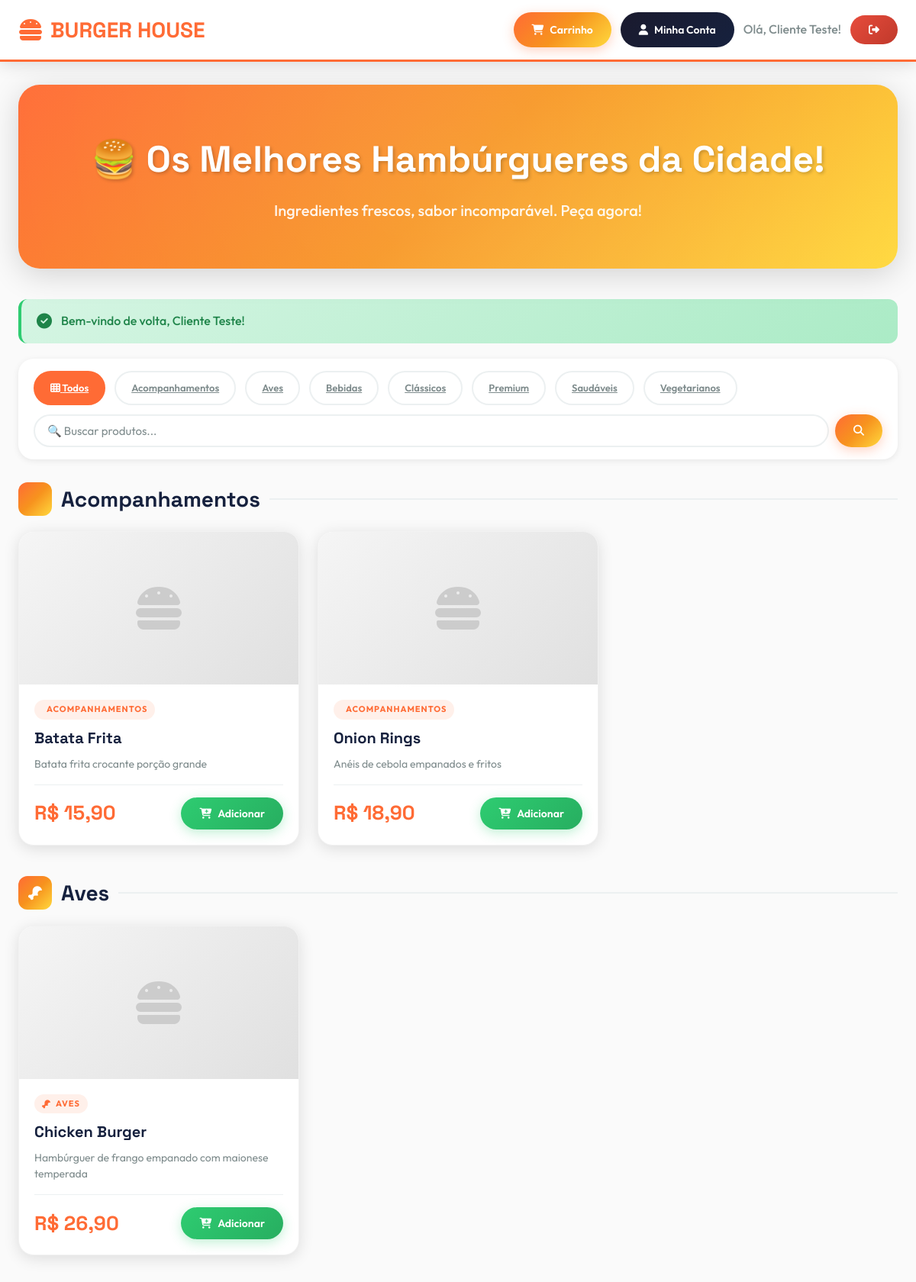
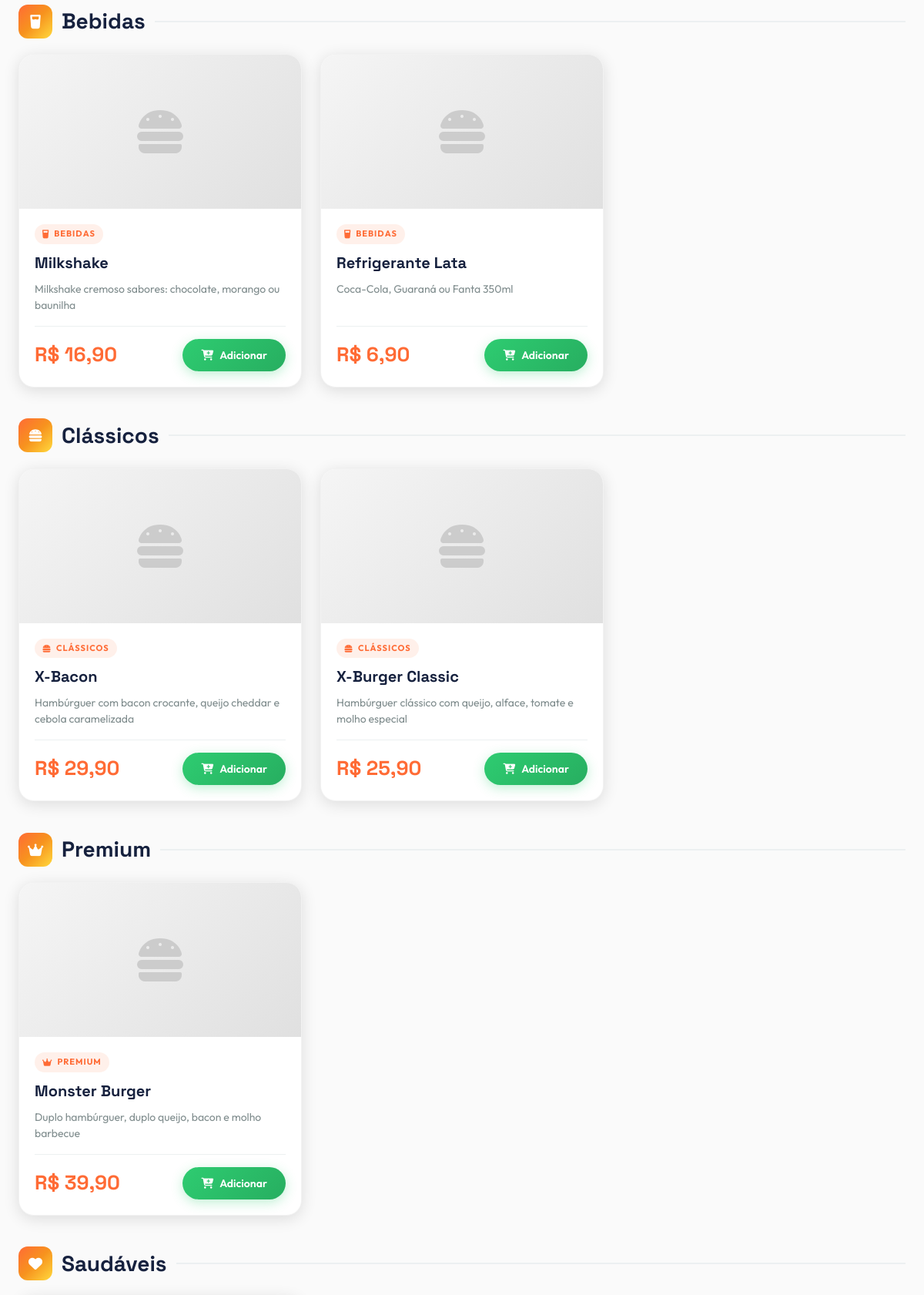
/index.php (signed in, upper part), run on the app's committed database (2 pictures, top to bottom).
### tables this page shows
CREATE TABLE produtos (
    id INT PRIMARY KEY AUTO_INCREMENT,
    nome VARCHAR(100) NOT NULL,
    descricao TEXT,
    preco DECIMAL(10,2) NOT NULL,
    categoria VARCHAR(50),
    imagem VARCHAR(255),
    disponivel TINYINT(1) DEFAULT 1,
    criado_em TIMESTAMP DEFAULT CURRENT_TIMESTAMP,
    INDEX idx_categoria (categoria),
    INDEX idx_disponivel (disponivel)
);

### index.php (the view, shortened to what this page needs)
<?php
include "config.php";
$categoria = $_GET['categoria'] ?? '';
$busca = $_GET['busca'] ?? '';
$where = ["disponivel = 1"];
$sql = "SELECT * FROM produtos WHERE " . implode(" AND ", $where) . " ORDER BY categoria, nome";
$stmt = $conn->prepare($sql);
$stmt->execute();
$produtos = $stmt->get_result()->fetch_all(MYSQLI_ASSOC);
$produtos_por_categoria = [];
foreach ($produtos as $p) {
    $cat = $p['categoria'] ?: 'Outros';
    $produtos_por_categoria[$cat][] = $p;
}
$categorias = $conn->query("SELECT DISTINCT categoria FROM produtos WHERE disponivel=1 AND categoria IS NOT NULL AND categoria!='' ORDER BY categoria")->fetch_all(MYSQLI_ASSOC);
$msg = $_SESSION['sucesso'] ?? $_SESSION['erro'] ?? '';
$msg_tipo = isset($_SESSION['sucesso']) ? 'success' : 'error';
?>
<!DOCTYPE html>
<html lang="pt-BR">
<head>
    <link rel="stylesheet" href="https://cdnjs.cloudflare.com/ajax/libs/font-awesome/6.4.0/css/all.min.css">
    <link rel="stylesheet" href="style.css">
</head>
<body>
    <div class="header">
        <div class="header-container">
            <a href="index.php" class="logo"><i class="fas fa-hamburger"></i> BURGER HOUSE</a>
            <div class="nav-buttons">
                <?php if (isset($_SESSION['usuario'])): ?>
                    <?php if ($_SESSION['tipo'] == 'cliente'): ?>
                        <a href="carrinho.php" class="btn btn-primary carrinho-badge">
                            <i class="fas fa-shopping-cart"></i> Carrinho
                        </a>
                        <a href="painel_cliente.php" class="btn btn-secondary"><i class="fas fa-user"></i> Minha Conta</a>
                    <?php else: ?>
                        <a href="painel_dono.php" class="btn btn-success"><i class="fas fa-tachometer-alt"></i> Painel Admin</a>
                    <?php endif; ?>
                    <span style="color: var(--gray);">Olá, <?= htmlspecialchars($_SESSION['usuario']) ?>!</span>
                    <a href="logout.php" class="btn btn-danger"><i class="fas fa-sign-out-alt"></i></a>
                <?php else: ?>
                    <a href="login.php" class="btn btn-primary"><i class="fas fa-sign-in-alt"></i> Entrar</a>
                    <a href="cadastro.php" class="btn btn-success"><i class="fas fa-user-plus"></i> Cadastrar</a>
                <?php endif; ?>
            </div>
        </div>
    </div>
    <div class="container">
        <div class="hero">
            <h1>🍔 Os Melhores Hambúrgueres da Cidade!</h1>
            <p>Ingredientes frescos, sabor incomparável. Peça agora!</p>
        </div>
        <?php if ($msg): ?>
            <div class="alert alert-<?= $msg_tipo ?>">
                <i class="fas fa-<?= $msg_tipo == 'success' ? 'check' : 'exclamation' ?>-circle"></i> <?= $msg ?>
            </div>
        <?php endif; ?>
        <div class="filters-bar">
            <a href="index.php" class="filter-btn <?= !$categoria ? 'active' : '' ?>">
                <i class="fas fa-th"></i> Todos
            </a>
            <?php foreach ($categorias as $cat): ?>
                <a href="?categoria=<?= urlencode($cat['categoria']) ?>"
                   class="filter-btn <?= $categoria == $cat['categoria'] ? 'active' : '' ?>">
                    <?= htmlspecialchars($cat['categoria']) ?>
                </a>
            <?php endforeach; ?>
            <form method="GET" style="display: flex; gap: 8px; flex: 1; min-width: 250px;">
                <input type="text" name="busca" class="search-input"
                       placeholder="🔍 Buscar produtos..."
                       value="<?= htmlspecialchars($busca) ?>">
                <button type="submit" class="btn btn-primary"><i class="fas fa-search"></i></button>
            </form>
        </div>
        <?php if (empty($produtos)): ?>
            <div class="card empty">
                <i class="fas fa-search"></i>
                <h2>Nenhum produto encontrado</h2>
                <p>Tente buscar por outro termo ou categoria</p>
                <br>
                <a href="index.php" class="btn btn-primary"><i class="fas fa-sync"></i> Ver Todos</a>
            </div>
        <?php else: ?>
            <?php foreach ($produtos_por_categoria as $cat => $prods): ?>
                <div class="categoria-section">
                    <div class="categoria-title">
                        <span class="categoria-icon">
                            <?php
                            $icons = [
                                'Clássicos' => 'hamburger',
                                'Premium' => 'crown',
                                'Aves' => 'drumstick-bite',
                                'Vegetarianos' => 'leaf',
                                'Acompanhamentos' => 'french-fries',
                                'Bebidas' => 'glass-water',
                                'Sobremesas' => 'ice-cream',
                                'Saudáveis' => 'heart',
                            ];
                            $icon = $icons[$cat] ?? 'utensils';
                            ?>
                            <i class="fas fa-<?= $icon ?>"></i>
                        </span>
                        <?= htmlspecialchars($cat) ?>
                    </div>
                    <div class="produtos-grid">
                        <?php foreach ($prods as $p): ?>
                            <div class="produto-card">
                                <div style="position: relative; overflow: hidden;">
                                    <?php if ($p['imagem'] && file_exists($p['imagem'])): ?>
                                        <img src="<?= htmlspecialchars($p['imagem']) ?>"
                                             alt="<?= htmlspecialchars($p['nome']) ?>"
                                             class="produto-imagem">
                                    <?php else: ?>
                                        <div class="produto-imagem" style="display:flex;align-items:center;justify-content:center;background:linear-gradient(135deg,#f5f5f5,#e0e0e0);">
                                            <i class="fas fa-hamburger" style="font-size:64px;color:#ccc;"></i>
                                        </div>
                                    <?php endif; ?>
                                </div>
                                <div class="produto-info">
                                    <span class="produto-categoria">
                                        <i class="fas fa-<?= $icon ?>"></i> <?= htmlspecialchars($p['categoria']) ?>
                                    </span>
                                    <div class="produto-nome"><?= htmlspecialchars($p['nome']) ?></div>
                                    <div class="produto-descricao"><?= htmlspecialchars($p['descricao']) ?></div>
                                    <div class="produto-footer">
                                        <div class="produto-preco">R$ <?= number_format($p['preco'], 2, ',', '.') ?></div>
                                        <?php if (isset($_SESSION['usuario']) && $_SESSION['tipo'] == 'cliente'): ?>
                                            <button type="button"
                                                    class="btn btn-success add-btn"
                                                    onclick="adicionarCarrinho(<?= $p['id'] ?>, this)"
                                                    data-id="<?= $p['id'] ?>">
                                                <i class="fas fa-cart-plus"></i> Adicionar
                                            </button>
                                        <?php else: ?>
                                            <a href="login.php" class="btn btn-primary">
                                                <i class="fas fa-sign-in-alt"></i> Entrar
                                            </a>
                                        <?php endif; ?>
                                    </div>
                                </div>
                            </div>
                        <?php endforeach; ?>
                    </div>
                </div>
            <?php endforeach; ?>
        <?php endif; ?>
    </div>
</body>
</html>

### index.php (style rules this page uses)
.categoria-section { margin-bottom: 40px; }
.categoria-title { font-family: 'Space Grotesk', sans-serif; font-size: 28px; font-weight: 700; color: var(--dark); margin-bottom: 20px; display: flex; align-items: center; gap: 12px; }
.categoria-title::after { content: ''; flex: 1; height: 2px; background: var(--light-gray); }
.categoria-icon { width: 44px; height: 44px; background: var(--gradient-fire); border-radius: 12px; display: flex; align-items: center; justify-content: center; color: white; font-size: 18px; }
.filters-bar { background: var(--white); padding: 16px 20px; border-radius: var(--radius-lg); margin-bottom: 30px; box-shadow: var(--shadow-sm); display: flex; gap: 12px; flex-wrap: wrap; align-items: center; }
.filter-btn { padding: 10px 20px; border: 2px solid var(--light-gray); background: var(--white); border-radius: var(--radius-full); cursor: pointer; font-family: 'Outfit', sans-serif; font-weight: 600; font-size: 13px; color: var(--gray); transition: var(--transition); }
.filter-btn:hover, .filter-btn.active { border-color: var(--primary); background: var(--primary); color: white; }
.search-input { flex: 1; min-width: 200px; padding: 10px 16px; border: 2px solid var(--light-gray); border-radius: var(--radius-full); font-family: 'Outfit', sans-serif; }
.produto-card .add-btn { position: relative; overflow: hidden; }

### data on the page
produtos: categoria "ACOMPANHAMENTOS", nome "Batata Frita", descricao "Batata frita crocante porção grande", preco "15,90"
produtos: categoria "ACOMPANHAMENTOS", nome "Onion Rings", descricao "Anéis de cebola empanados e fritos", preco "18,90"
produtos: categoria "AVES", nome "Chicken Burger", descricao "Hambúrguer de frango empanado com maionese temperada", preco "26,90"
produtos: categoria "BEBIDAS", nome "Milkshake", descricao "Milkshake cremoso sabores: chocolate, morango ou baunilha", preco "16,90"
produtos: categoria "BEBIDAS", nome "Refrigerante Lata", descricao "Coca-Cola, Guaraná ou Fanta 350ml", preco "6,90"
produtos: categoria "CLÁSSICOS", nome "X-Bacon", descricao "Hambúrguer com bacon crocante, queijo cheddar e cebola caramelizada", preco "29,90"
produtos: categoria "CLÁSSICOS", nome "X-Burger Classic", descricao "Hambúrguer clássico com queijo, alface, tomate e molho especial", preco "25,90"
produtos: categoria "PREMIUM", nome "Monster Burger", descricao "Duplo hambúrguer, duplo queijo, bacon e molho barbecue", preco "39,90"

### other printed values
$_SESSION['usuario'] "Cliente Teste"
$msg "Bem-vindo de volta, Cliente Teste!"
$cat['categoria'] "Acompanhamentos"
$cat['categoria'] "Aves"
$cat['categoria'] "Bebidas"
$cat['categoria'] "Clássicos"
$cat['categoria'] "Premium"
$cat['categoria'] "Saudáveis"
$cat['categoria'] "Vegetarianos"
$cat "Acompanhamentos"
$cat "Aves"
$cat "Bebidas"
$cat "Clássicos"
$cat "Premium"
$cat "Saudáveis"
